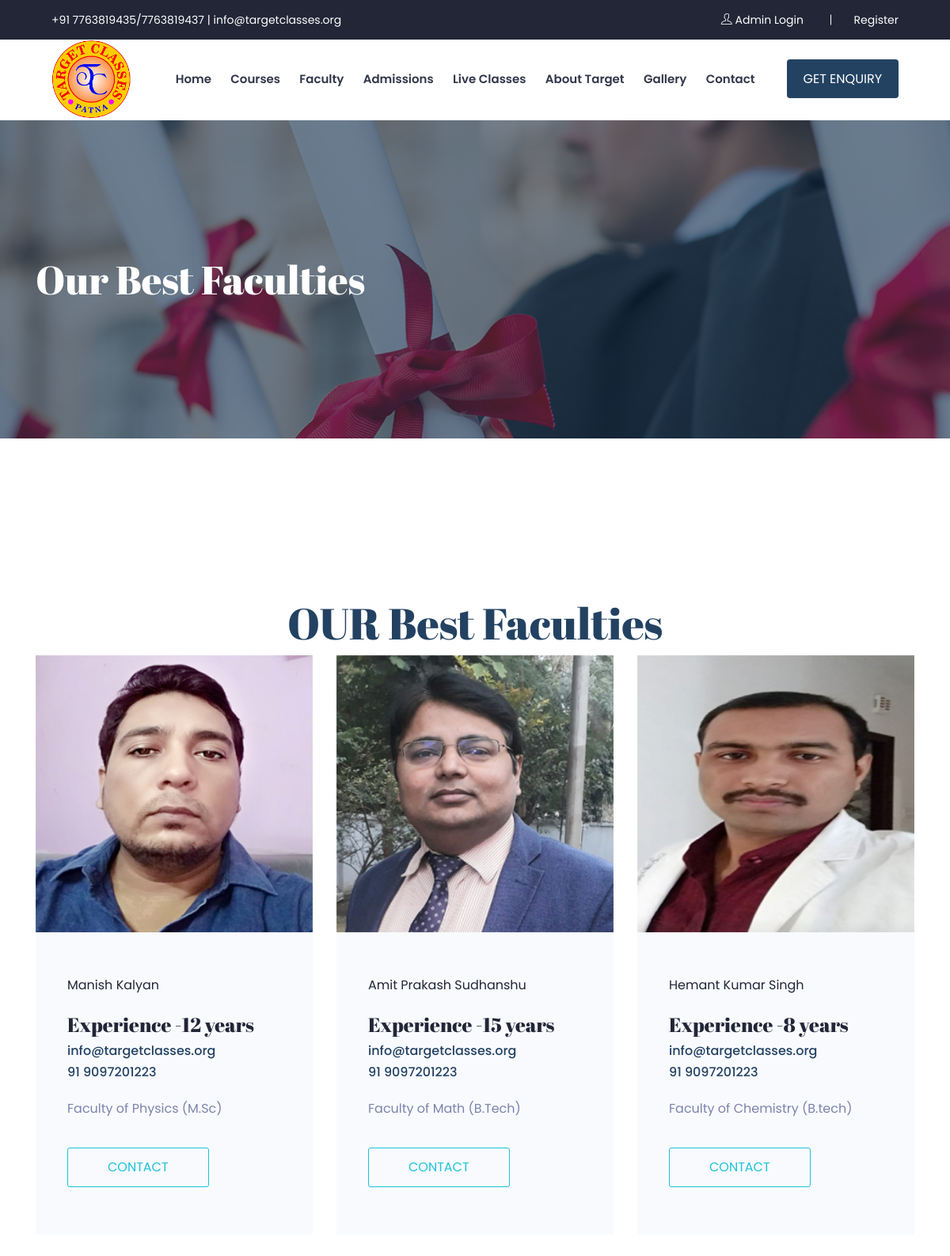
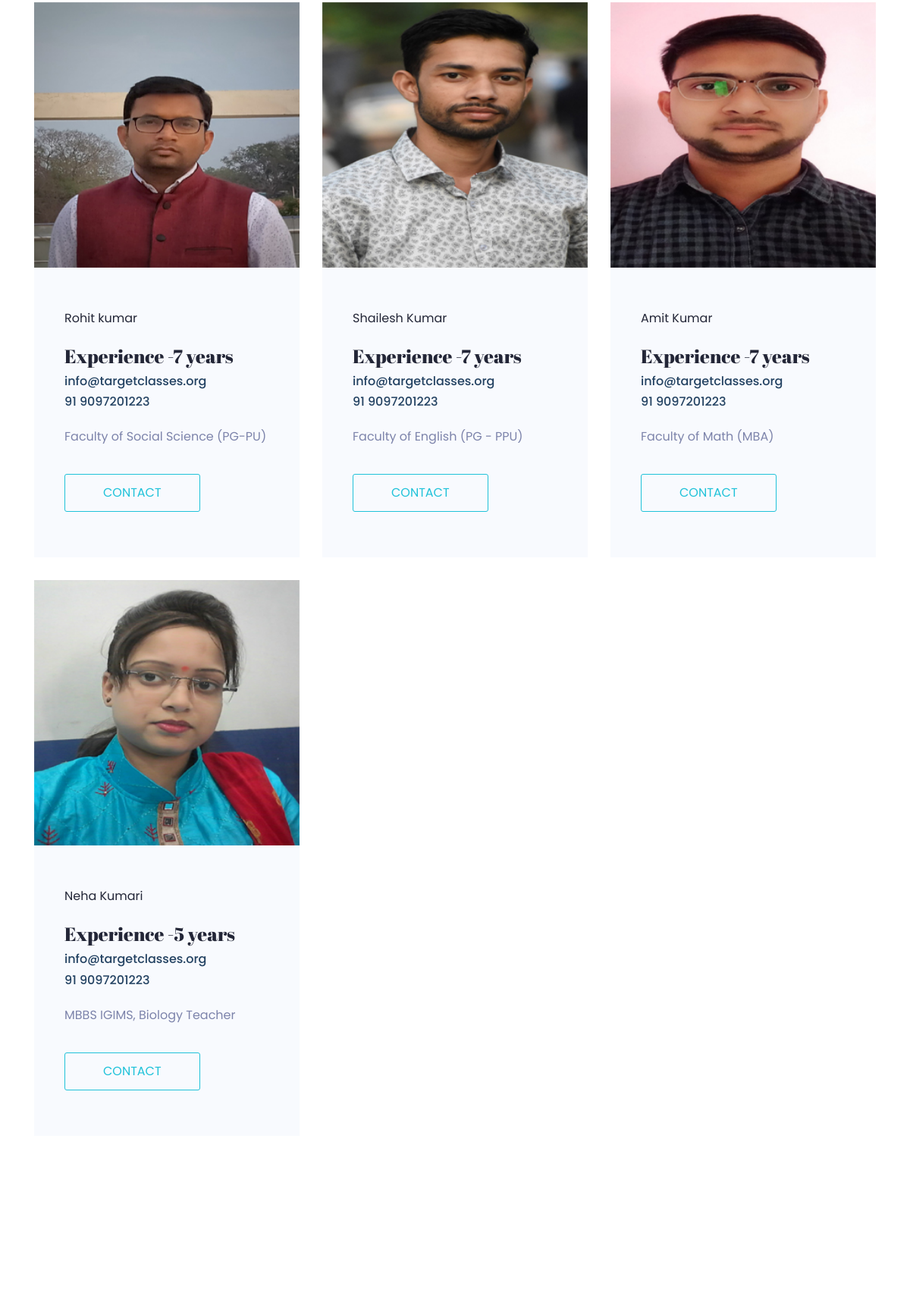
The page /faculty.php (upper part) on the database its author committed (2 pictures, top to bottom).
### tables this page shows
CREATE TABLE `faculty` (
  `id` int(11) NOT NULL,
  `name` varchar(100) NOT NULL,
  `work` varchar(150) NOT NULL,
  `email` varchar(150) NOT NULL,
  `code` int(4) NOT NULL,
  `num` varchar(20) NOT NULL,
  `img` varchar(100) NOT NULL,
  `query` varchar(500) NOT NULL
);

### class/user.php (called while the page is built, shortened)
<?php
	class user
	{
		public $host="localhost";
		public $user="root";
		public $pas="";
		public $db="target";
		public $con;
		public function __construct()
		{
			$this->con=new mysqli($this->host,$this->user,$this->pas,$this->db);
		}
				?>
				<?php
		public function admin_fetch()
		{
			$admin=$this->con->query("SELECT * FROM `faculty` ");
			if($admin->num_rows>0)
			{
				while($row=$admin->fetch_array(MYSQLI_ASSOC))
				{
					$this->admin[]=$row;
				}
				return $this->admin;
			}
		}
	}
				?>

### faculty.php (the view, shortened to what this page needs)
<?php include 'class/user.php';
$allcourses=new user;
?>
<!doctype html>
<html class="no-js" lang="zxx">
<head>
    <link rel="stylesheet" href="css/bootstrap.min.css">
    <link rel="stylesheet" href="css/owl.carousel.min.css">
    <link rel="stylesheet" href="css/magnific-popup.css">
    <link rel="stylesheet" href="css/font-awesome.min.css">
    <link rel="stylesheet" href="css/themify-icons.css">
    <link rel="stylesheet" href="css/nice-select.css">
    <link rel="stylesheet" href="css/flaticon.css">
    <link rel="stylesheet" href="css/gijgo.css">
    <link rel="stylesheet" href="css/animate.css">
    <link rel="stylesheet" href="css/slicknav.css">
    <link rel="stylesheet" href="css/style.css">
</head>
<body>
    <?php include 'header.php'; ?>
    <div class="bradcam_area breadcam_bg">
        <div class="container">
            <div class="row">
                <div class="col-xl-12">
                    <div class="bradcam_text">
                        <h3>Our Best Faculties</h3>
                    </div>
                </div>
            </div>
        </div>
    </div>
    <div class="popular_program_area section__padding program__page">
        <div class="container">
            <div class="row">
                <div class="col-lg-12">
                    <div class="section_title text-center">
                        <h3>OUR Best Faculties</h3>
                    </div>
                </div>
            </div>
            <div class="row">
            <?php
            	if($allcourses->admin_fetch())
            	{
            		foreach ($allcourses->admin as $ad)
              					{ ?>
			                        <div class="col-lg-4 col-md-6">
			                            <div class="single__program">
			                                <div class="program_thumb">
			                                    <img src="img/faculty/<?php echo $ad['img']; ?>" alt="">
			                                </div>
			                                <div class="program__content">
			                                    <span><?php echo $ad['name']; ?></span>
			                                    <h4><?php echo $ad['work']; ?></h4>
                                                <h5><?php echo $ad['email']; ?></h5>
                                                <h5><?php echo $ad['code']." ".$ad['num']; ?></h5>
			                                    <p><?php echo $ad['query']; ?></p>
			                                    <a href="#" class="boxed-btn5">Contact</a>
			                                </div>
			                            </div>
			                        </div>
			                       <?php
			                    }
            	}
           	?>
           </div>
        </div>
    </div>
</body>
</html>

### header.php (shortened to what this page needs)
<header>
    <div class="header-area ">
        <div class="header-top_area">
            <div class="container-fluid">
                <div class="row">
                    <div class="col-lg-12">
                        <div class="header_top_wrap d-flex justify-content-between align-items-center">
                            <div class="text_wrap">
                                <p><span>+91 7763819435/7763819437</span> | <span>info@targetclasses.org</span></p>
                            </div>
                            <div class="text_wrap">
                                <p><a href="/admin"> <i class="ti-user"></i>  Admin Login</a> <a href="addmition.php">Register</a></p>
                            </div>
                        </div>
                    </div>
                </div>
            </div>
        </div>
        <div id="sticky-header" class="main-header-area">
            <div class="container-fluid">
                <div class="row">
                    <div class="col-lg-12">
                        <div class="header_wrap d-flex justify-content-between align-items-center">
                            <div class="header_left">
                                <div class="logo">
                                    <a href="index.html">
                                        <img src="logo/target.png" alt="" style="height:100px; width:100px;">
                                    </a>
                                </div>
                            </div>
                            <div class="header_right d-flex align-items-center">
                                <div class="main-menu  d-none d-lg-block">
                                    <nav>
                                        <ul id="navigation">
                                            <li><a  href="index.php">home</a></li>
                                            <li><a href="course.php">Courses</a></li>
                                            <li><a  href="faculty.php">Faculty</a></li>
                                            <li><a href="addmition.php">Admissions</a></li>
		<li><a href="stlogin.php">Live Classes</a></li>
                                            <li><a  href="aboutus.php">About Target</a></li>
		<li><a  href="gallery.php">Gallery</a></li>
                                            <li><a href="contact.php">Contact</a></li>
                                        </ul>
                                    </nav>
                                </div>
                                <div class="Appointment">
                                    <div class="book_btn d-none d-lg-block">
                                        <a  href="enquiry.php">GET Enquiry</a>
                                    </div>
                                </div>
                            </div>
                        </div>
                    </div>
                    <div class="col-12">
                    </div>
                </div>
            </div>
        </div>
    </div>
</header>

### rows shown on the page
faculty: img (picture), name "Manish Kalyan", work "Experience -12 years", email "info@targetclasses.org", code "91", num "9097201223", query "Faculty of Physics (M.Sc)"
faculty: img (picture), name "Amit Prakash Sudhanshu", work "Experience -15 years", email "info@targetclasses.org", code "91", num "9097201223", query "Faculty of Math (B.Tech)"
faculty: img (picture), name "Hemant Kumar Singh", work "Experience -8 years", email "info@targetclasses.org", code "91", num "9097201223", query "Faculty of Chemistry (B.tech)"
faculty: img (picture), name "Rohit kumar", work "Experience -7 years", email "info@targetclasses.org", code "91", num "9097201223", query "Faculty of Social Science (PG-PU)"
faculty: img (picture), name "Shailesh Kumar", work "Experience -7 years", email "info@targetclasses.org", code "91", num "9097201223", query "Faculty of English (PG - PPU)"
faculty: img (picture), name "Amit Kumar", work "Experience -7 years", email "info@targetclasses.org", code "91", num "9097201223", query "Faculty of Math (MBA)"
faculty: img (picture), name "Neha Kumari", work "Experience -5 years", email "info@targetclasses.org", code "91", num "9097201223", query "MBBS IGIMS, Biology Teacher"
